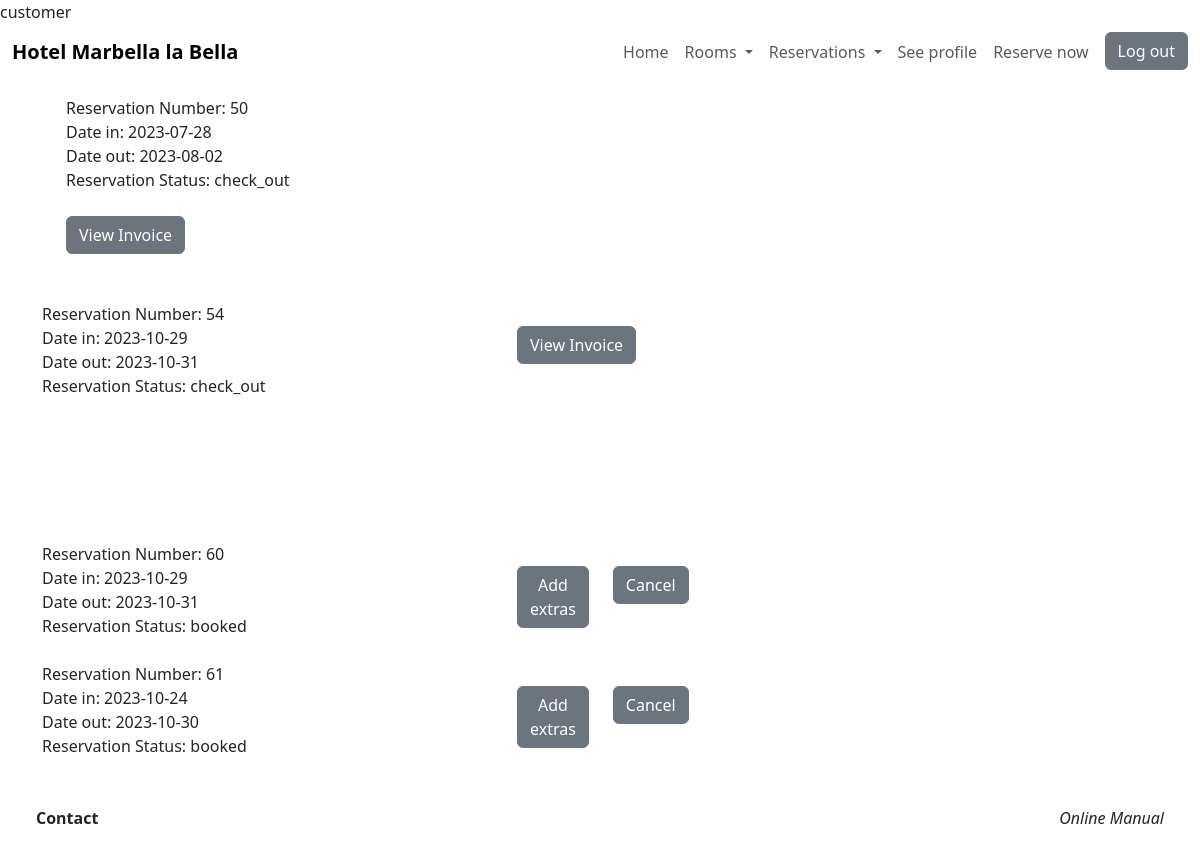
The app's page /db/db_reservations_select.php (signed in) with its own data.
### tables this page shows
CREATE TABLE `045_reservations` (
  `reservation_number` int(11) NOT NULL PRIMARY KEY AUTO_INCREMENT,
  `customer_id` int(11) DEFAULT NULL,
  `preselected_room` int(11) NOT NULL,
  `room_number` int(11) DEFAULT NULL,
  `room_price` decimal(10,2) DEFAULT NULL,
  `reservation_status` enum('check_in','check_out','booked','absent','cancelled') NOT NULL,
  `date_in` date DEFAULT NULL,
  `date_out` date DEFAULT NULL,
  `room_image` varchar(250) DEFAULT NULL,
  FOREIGN KEY (`room_number`) REFERENCES `045_rooms` (`room_number`),
  FOREIGN KEY (`customer_id`) REFERENCES `045_users` (`customer_id`)
);

### db/db_reservations_select.php (the view, shortened to what this page needs)
<?php include($_SERVER['DOCUMENT_ROOT'] . '/student045/dwes/header.php'); ?>
<?php
    if(isset($_SESSION['customer_id']) && $role != 'anonymous') {
        $customer_id = $_SESSION['customer_id'];
        include($_SERVER['DOCUMENT_ROOT'] . '/student045/dwes/db/connect_db.php');
        $sql_select_reservations = "SELECT *
        FROM 045_reservations
        WHERE customer_id = $customer_id";
        $connect_reservations = mysqli_query($conn, $sql_select_reservations);
        $reservations = mysqli_fetch_all($connect_reservations, MYSQLI_ASSOC);
        if(COUNT($reservations) > 0) {
            echo '<div class="container mt-3">
                    <div class="ms-4"';
            foreach ($reservations as $reservation){
                if($reservation['reservation_status'] == 'booked') {
                    echo '<div class="row">';
                            echo '<div class="col-5">';
                                echo ('Reservation Number: ' . $reservation['reservation_number'] .
                                '<br>Date in: ' . $reservation['date_in'] .
                                '<br>Date out: ' . $reservation['date_out'] .
                                '<br>Reservation Status: ' . $reservation['reservation_status']);
                            echo '</div>
                        <div class="col-2">
                        <br>';
                        echo '<div class="btn-group">';
                        echo "<form action=\"/student045/dwes/form/form_update_extras_customer.php\" method =\"POST\">
                            <input name=\"reservationNum\" value = \"" . $reservation['reservation_number'] . "\" hidden>
                            <button class=\"btn btn-secondary\" type=\"submit\" name=\"submit\">Add extras</button>";
                        echo "</form>";
                        echo "<form action=\"/student045/dwes/db/db_reservation_update_cancel.php\" method =\"POST\">
                            <input name=\"reservationNum\" value = \"" . $reservation['reservation_number'] . "\" hidden>";
                            include($_SERVER['DOCUMENT_ROOT'] . '/student045/dwes/form/form_reservation_update_cancel.php');
                        echo "</form>";
                        echo '</div>';
                    echo '</div>';
                echo '</div>';
                } else if($reservation['reservation_status'] == 'check_out') {
                    echo '<div class="row">';
                            echo '<div class="col-5">';
                                echo ('Reservation Number: ' . $reservation['reservation_number'] .
                                '<br>Date in: ' . $reservation['date_in'] .
                                '<br>Date out: ' . $reservation['date_out'] .
                                '<br>Reservation Status: ' . $reservation['reservation_status']);
                            echo '</div>
                        <div class="col-2">
                        <br>';
                        echo '<div class="btn-group">';
                        echo "<form action=\"/student045/dwes/db/db_invoice_select.php\" method =\"POST\">
                            <input name=\"reservationNumber\" value = \"" . $reservation['reservation_number'] . "\" hidden>
                            <button class=\"btn btn-secondary\" type=\"submit\" name=\"submit\">View Invoice</button>";
                        echo "</form>";
                        echo '</div>';
                    echo '</div>';
                echo '</div>';
                }
                echo '<br>';
            }
            echo '</div>';
        } else {
            echo "<div class=\"text-center pt-4\">
                     <h5> $name, you have no reservations. </h5>
                     <button class=\"btn btn-secondary\">Insert reservation</button>
                     <button class=\"btn btn-secondary\">Home</button>
                </div>";
        }
    }
?>
<?php include($_SERVER['DOCUMENT_ROOT'] . '/student045/dwes/footer.php'); ?>

### form/form_reservation_update_cancel.php (shortened to what this page needs)
<button type="button" class="btn btn-secondary ms-4" data-bs-toggle="modal" data-bs-target="#cancelReservation">
    Cancel
</button>

### records on screen
045_reservations: reservation_number "50", date_in "2023-07-28", date_out "2023-08-02", reservation_status "check_out"
045_reservations: reservation_number "54", date_in "2023-10-29", date_out "2023-10-31", reservation_status "check_out"
045_reservations: reservation_number "60", date_in "2023-10-29", date_out "2023-10-31", reservation_status "booked"
045_reservations: reservation_number "61", date_in "2023-10-24", date_out "2023-10-30", reservation_status "booked"

### other values on screen
$role "customer"
